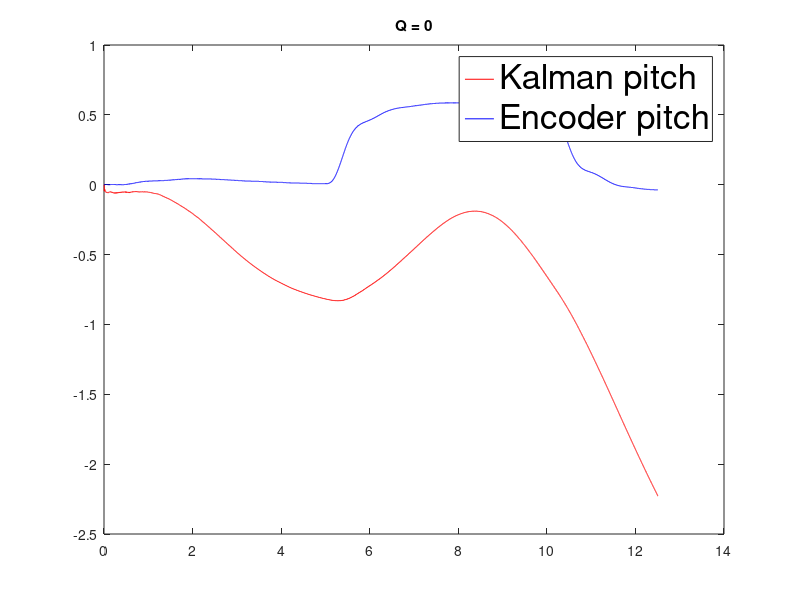
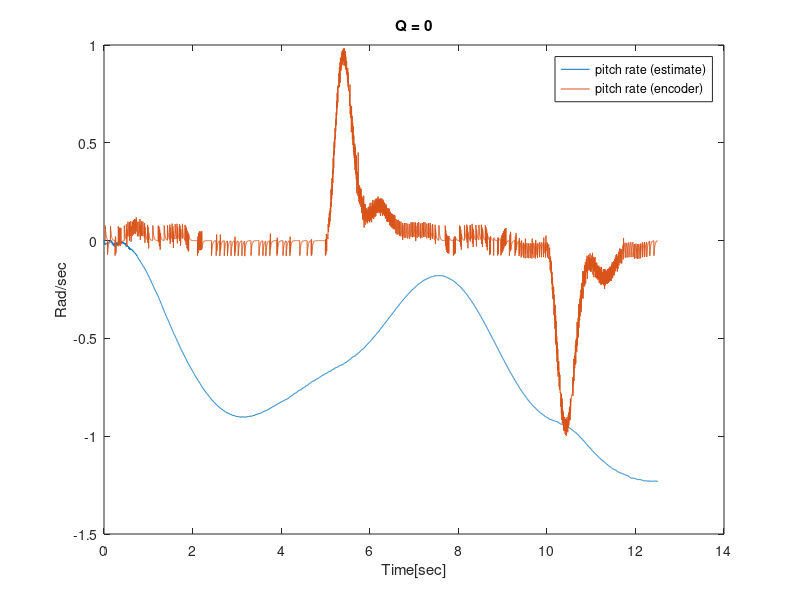
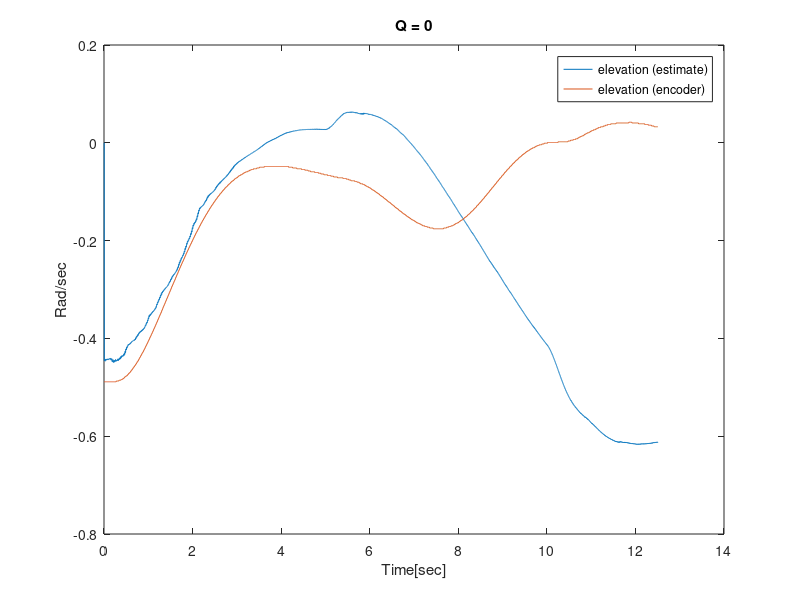
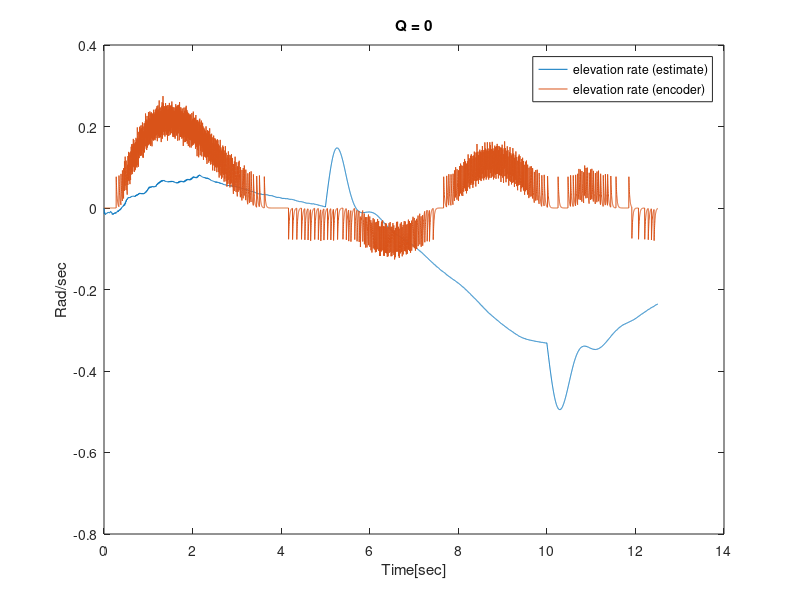

These charts were generated, in order, by the following MATLAB code:
%% Q = 0
load('dag4_Q0.mat')

% Pitch
figure
plot(data(1,:), data(8,:),'r') % nr. 8: pitch (Estimated value)
title('Q = 0')
hold on
plot(data(1,:),data(4,:),'b') % nr. 4: pitch (Encoder value)
legend({'Kalman pitch', 'Encoder pitch'},'FontSize',25,'Location','best');

%%
% Pich rate
figure
plot(data(1,:), data(9,:)) % nr. 9: pitch rate (Estimated value)
title('Q = 0')
xlabel('Time[sec]')
ylabel('Rad/sec')
hold on
plot(data(1,:),data(5,:)) % nr. 5: pitch rate (Encoder value)
legend('pitch rate (estimate)', 'pitch rate (encoder)')


% Elevation 
figure
plot(data(1,:), data(10,:)) % nr. 10: elevation (Estimated value)
title('Q = 0')
xlabel('Time[sec]')
ylabel('Rad/sec')
hold on
plot(data(1,:),data(6,:)) % nr. 6: elevation (Encoder value)
legend('elevation (estimate)', 'elevation (encoder)')


% Elevation rate
figure
plot(data(1,:), data(11,:)) % nr. 11: elevation rate (Estimated value)
title('Q = 0')
xlabel('Time[sec]')
ylabel('Rad/sec')
hold on
plot(data(1,:),data(7,:)) % nr. 7: elevation rate (Encoder value)
legend('elevation rate (estimate)', 'elevation rate (encoder)')


% Travel
figure
plot(data(1,:), data(12,:)) % nr. 12: travel (Estimated value)
title('Q = 0')
xlabel('Time[sec]')
ylabel('Rad/sec')
hold on
plot(data(1,:),data(2,:)) % nr. 2: travel (Encoder value)
legend('travel (estimate)', 'travel (encoder)')


% Travel rate
figure
plot(data(1,:), data(13,:)) % nr. 13: travel rate (Estimated value)
title('Q = 0')
xlabel('Time[sec]')
ylabel('Rad/sec')
hold on
plot(data(1,:),data(3,:)) % nr. 3: travel rate (Encoder value)
legend('travel rate (estimate)', 'travel rate (encoder)')